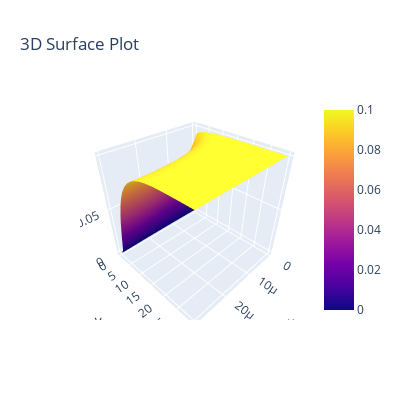

The code cell stored with this chart in its notebook:
### Code cell
import plotly.graph_objects as go

z = np.arange(h/2, L, h)
T, Z = np.meshgrid(t, z)

# Create a 3D surface plot
fig = go.Figure(data=[go.Surface(z=c.T, x=Z, y=T)])

# Update layout if needed
fig.update_layout(title='3D Surface Plot', autosize=False,
                  width=400, height=400)

# Show the plot
fig.show()

### Figure 1 — Plotly figure (JSON) as saved in the notebook; plotly's stock layout.template omitted (floating-point values rounded to 4 significant figures; data arrays with more than 128 entries replaced by an {"elided": "..."} marker saying what was removed)
{"data": [{"type": "surface", "x": {"elided": "100x95 float values"}, "y": {"elided": "100x95 float values"}, "z": {"elided": "100x95 float values"}}], "layout": {"autosize": false, "height": 400, "title": {"text": "3D Surface Plot"}, "width": 400}}
